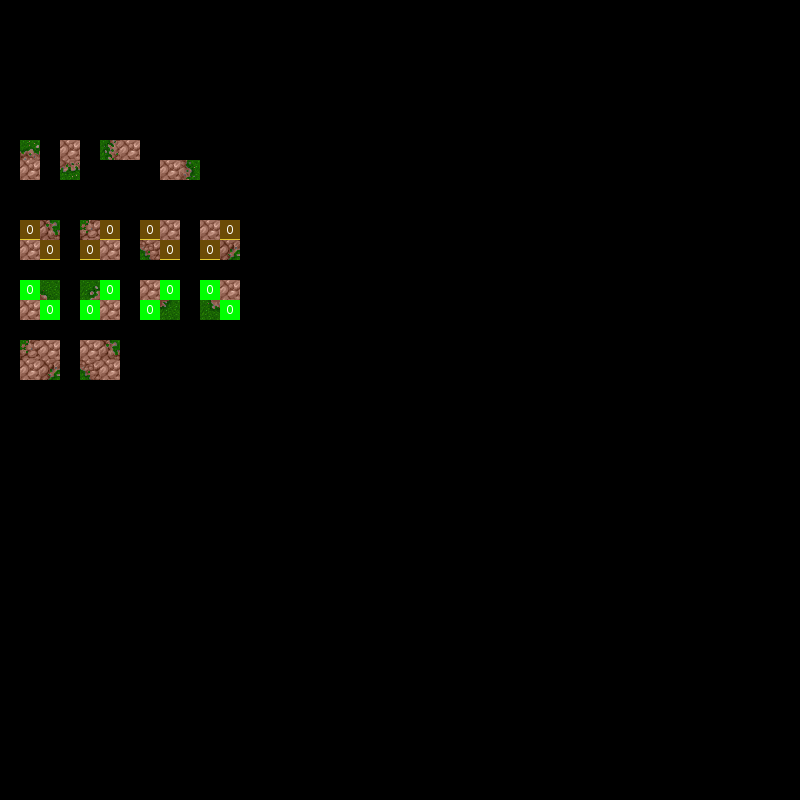

Below is a game level as drawn by its tile map, then a one-line description and the .tmx that defines it (tile-layer data replaced by summaries):
An orthogonal 40x40 tile map with 20x20 px tiles, 3 tile layers (ruleRegions, ruleSet, rule_floor), 2 tilesets.

<map version="1.0" orientation="orthogonal" width="40" height="40" tilewidth="20" tileheight="20">
 <properties>
  <property name="AutomapRadius" value="1" />
 </properties>
 <tileset firstgid="1" name="tileset" tilewidth="20" tileheight="20">
  <image source="../../assets/img/tileset.png" trans="ff00ff" width="560" height="320" />
 </tileset>
 <tileset firstgid="449" name="map_helper" tilewidth="20" tileheight="20">
  <image source="../../assets/img/map_helper.png" width="160" height="100" />
 </tileset>
 <layer name="ruleRegions" width="40" height="40" opacity="0.85">
  <data>[1600 cells, 60 non-empty, 2 distinct tile ids]</data>
 </layer>
 <layer name="ruleSet" width="40" height="40">
  <data>[1600 cells, 48 non-empty, 2 distinct tile ids]</data>
 </layer>
 <layer name="rule_floor" width="40" height="40">
  <data>[1600 cells, 36 non-empty, 14 distinct tile ids]</data>
 </layer>
</map>
